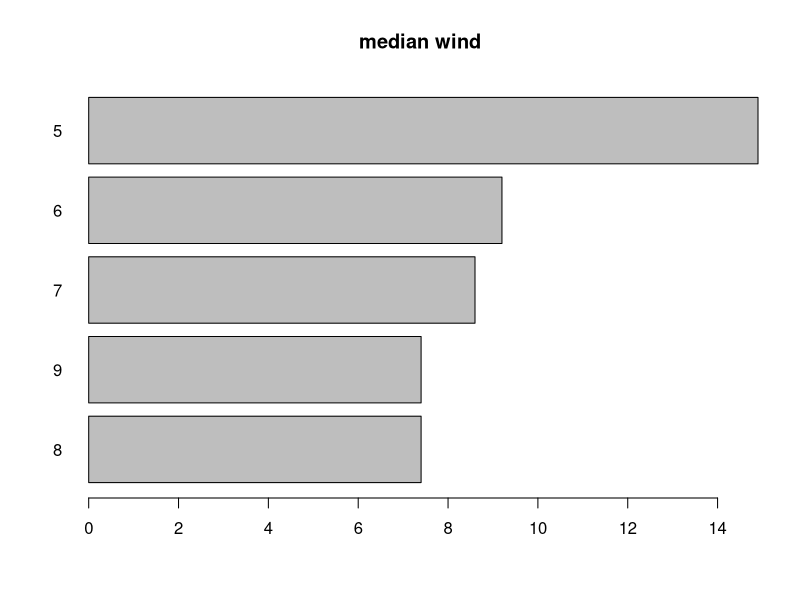

Write R code to recreate this figure.
#6단원 과제
data(airquality)
str(airquality)
AQ.80 = subset(airquality,Temp>80)
barplot(sort(tapply(AQ.80$Wind,factor(AQ.80$Month),median)),horiz=T,las=1,main="median wind")
